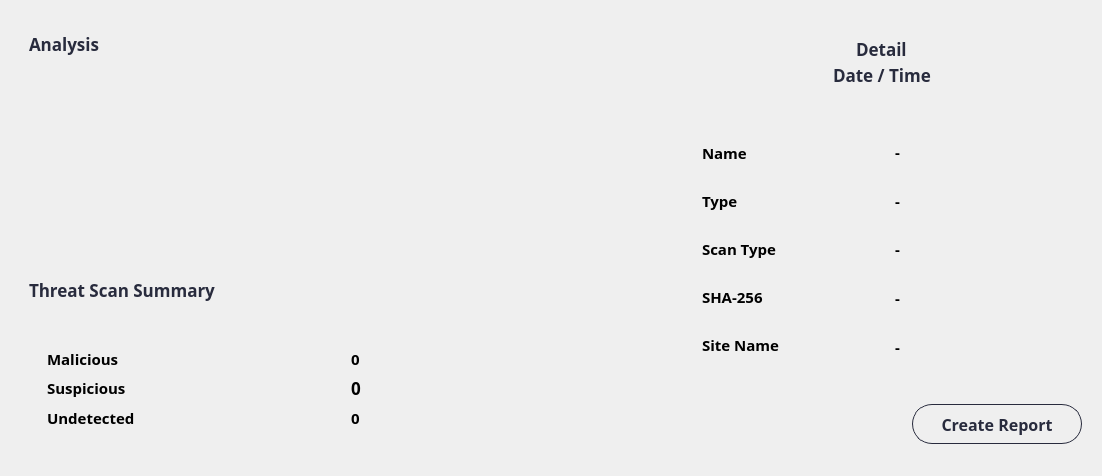
               <widget class="QWidget" name="widget_117" native="true">
                <layout class="QHBoxLayout" name="horizontalLayout_12">
                 <item>
                  <widget class="QWidget" name="widget_84" native="true">
                   <layout class="QVBoxLayout" name="verticalLayout_52">
                    <item alignment="Qt::AlignLeft">
                     <widget class="QWidget" name="widget_87" native="true">
                      <property name="minimumSize">
                       <size>
                        <width>0</width>
                        <height>0</height>
                       </size>
                      </property>
                      <layout class="QVBoxLayout" name="verticalLayout_70">
                       <item alignment="Qt::AlignLeft">
                        <widget class="QLabel" name="label_Analysis">
                         <property name="minimumSize">
                          <size>
                           <width>620</width>
                           <height>30</height>
                          </size>
                         </property>
                         <property name="font">
                          <font>
                           <family>Barlow</family>
                           <pointsize>13</pointsize>
                           <weight>75</weight>
                           <bold>true</bold>
                          </font>
                         </property>
                         <property name="styleSheet">
                          <string notr="true">	color: rgba(40,43,61,255) ;</string>
                         </property>
                         <property name="text">
                          <string>Analysis</string>
                         </property>
                        </widget>
                       </item>
                      </layout>
                     </widget>
                    </item>
                    <item>
                     <widget class="QWidget" name="widget_89" native="true">
                      <property name="minimumSize">
                       <size>
                        <width>0</width>
                        <height>0</height>
                       </size>
                      </property>
                      <property name="maximumSize">
                       <size>
                        <width>16777215</width>
                        <height>500</height>
                       </size>
                      </property>
                      <layout class="QVBoxLayout" name="verticalLayout_53">
                       <item>
                        <widget class="QWidget" name="widget_88" native="true">
                         <property name="font">
                          <font>
                           <family>Barlow</family>
                          </font>
                         </property>
                         <layout class="QVBoxLayout" name="verticalLayout_54">
                          <item alignment="Qt::AlignHCenter|Qt::AlignTop">
                           <widget class="QLabel" name="image_analysis">
                            <property name="minimumSize">
                             <size>
                              <width>150</width>
                              <height>150</height>
                             </size>
                            </property>
                            <property name="maximumSize">
                             <size>
                              <width>150</width>
                              <height>150</height>
                             </size>
                            </property>
                            <property name="styleSheet">
                             <string notr="true">border-radius: 20px;</string>
                            </property>
                            <property name="text">
                             <string/>
                            </property>
                            <property name="scaledContents">
                             <bool>true</bool>
                            </property>
                            <property name="alignment">
                             <set>Qt::AlignCenter</set>
                            </property>
                           </widget>
                          </item>
                         </layout>
                        </widget>
                       </item>
                      </layout>
                     </widget>
                    </item>
                    <item alignment="Qt::AlignLeft">
                     <widget class="QWidget" name="widget_116" native="true">
                      <property name="minimumSize">
                       <size>
                        <width>600</width>
                        <height>0</height>
                       </size>
                      </property>
                      <layout class="QVBoxLayout" name="verticalLayout_71">
                       <item>
                        <widget class="QLabel" name="label_Analysis_2">
                         <property name="minimumSize">
                          <size>
                           <width>620</width>
                           <height>30</height>
                          </size>
                         </property>
                         <property name="font">
                          <font>
                           <family>Barlow</family>
                           <pointsize>13</pointsize>
                           <weight>75</weight>
                           <bold>true</bold>
                          </font>
                         </property>
                         <property name="styleSheet">
                          <string notr="true">	color: rgba(40,43,61,255) ;</string>
                         </property>
                         <property name="text">
                          <string>Threat Scan Summary</string>
                         </property>
                        </widget>
                       </item>
                      </layout>
                     </widget>
                    </item>
                    <item>
                     <widget class="QWidget" name="widget_33" native="true">
                      <layout class="QVBoxLayout" name="verticalLayout_40">
                       <item>
                        <widget class="QWidget" name="widget_97" native="true">
                         <layout class="QHBoxLayout" name="horizontalLayout_15">
                          <item>
                           <widget class="QWidget" name="widget_98" native="true">
                            <property name="minimumSize">
                             <size>
                              <width>100</width>
                              <height>100</height>
                             </size>
                            </property>
                            <layout class="QVBoxLayout" name="verticalLayout_61">
                             <item>
                              <widget class="QLabel" name="label_malicious">
                               <property name="minimumSize">
                                <size>
                                 <width>0</width>
                                 <height>0</height>
                                </size>
                               </property>
                               <property name="font">
                                <font>
                                 <family>Barlow</family>
                                 <pointsize>11</pointsize>
                                 <weight>75</weight>
                                 <bold>true</bold>
                                </font>
                               </property>
                               <property name="styleSheet">
                                <string notr="true">color: rgba(0,0,0,255) ;</string>
                               </property>
                               <property name="text">
                                <string>Malicious</string>
                               </property>
                              </widget>
                             </item>
                             <item>
                              <widget class="QLabel" name="label_suspicious">
                               <property name="minimumSize">
                                <size>
                                 <width>0</width>
                                 <height>0</height>
                                </size>
                               </property>
                               <property name="font">
                                <font>
                                 <family>Barlow</family>
                                 <pointsize>11</pointsize>
                                 <weight>75</weight>
                                 <bold>true</bold>
                                </font>
                               </property>
                               <property name="styleSheet">
                                <string notr="true">color: rgba(0,0,0,255) ;</string>
                               </property>
                               <property name="text">
                                <string>Suspicious</string>
                               </property>
                              </widget>
                             </item>
                             <item>
                              <widget class="QLabel" name="label_undetected">
                               <property name="minimumSize">
                                <size>
                                 <width>0</width>
                                 <height>0</height>
                                </size>
                               </property>
                               <property name="font">
                                <font>
                                 <family>Barlow</family>
                                 <pointsize>11</pointsize>
                                 <weight>75</weight>
                                 <bold>true</bold>
                                </font>
                               </property>
                               <property name="styleSheet">
                                <string notr="true">color: rgba(0,0,0,255) ;</string>
                               </property>
                               <property name="text">
                                <string>Undetected</string>
                               </property>
                              </widget>
                             </item>
                            </layout>
                           </widget>
                          </item>
                          <item>
                           <widget class="QWidget" name="widget_99" native="true">
                            <property name="font">
                             <font>
                              <pointsize>11</pointsize>
                             </font>
                            </property>
                            <layout class="QVBoxLayout" name="verticalLayout_63">
                             <item>
                              <widget class="QLabel" name="label_maliciousResult">
                               <property name="font">
                                <font>
                                 <family>Barlow</family>
                                 <pointsize>11</pointsize>
                                 <weight>75</weight>
                                 <bold>true</bold>
                                </font>
                               </property>
                               <property name="styleSheet">
                                <string notr="true">color: rgba(0,0,0,255) ;</string>
                               </property>
                               <property name="text">
                                <string>0</string>
                               </property>
                              </widget>
                             </item>
                             <item>
                              <widget class="QLabel" name="label_suspiciousResult">
                               <property name="font">
                                <font>
                                 <family>Barlow</family>
                                 <pointsize>13</pointsize>
                                 <weight>75</weight>
                                 <bold>true</bold>
                                </font>
                               </property>
                               <property name="styleSheet">
                                <string notr="true">color: rgba(0,0,0,255) ;</string>
                               </property>
                               <property name="text">
                                <string>0</string>
                               </property>
                              </widget>
                             </item>
                             <item>
                              <widget class="QLabel" name="label_undetectedResult">
                               <property name="font">
                                <font>
                                 <family>Barlow</family>
                                 <pointsize>11</pointsize>
                                 <weight>75</weight>
                                 <bold>true</bold>
                                </font>
                               </property>
                               <property name="styleSheet">
                                <string notr="true">color: rgba(0,0,0,255) ;</string>
                               </property>
                               <property name="text">
                                <string>0</string>
                               </property>
                              </widget>
                             </item>
                            </layout>
                           </widget>
                          </item>
                         </layout>
                        </widget>
                       </item>
                      </layout>
                     </widget>
                    </item>
                   </layout>
                  </widget>
                 </item>
                 <item>
                  <widget class="QWidget" name="widget_85" native="true">
                   <layout class="QVBoxLayout" name="verticalLayout_55">
                    <item alignment="Qt::AlignHCenter">
                     <widget class="QWidget" name="widget_91" native="true">
                      <property name="minimumSize">
                       <size>
                        <width>400</width>
                        <height>65</height>
                       </size>
                      </property>
                      <property name="maximumSize">
                       <size>
                        <width>400</width>
                        <height>65</height>
                       </size>
                      </property>
                      <property name="font">
                       <font>
                        <family>Barlow</family>
                       </font>
                      </property>
                      <property name="styleSheet">
                       <string notr="true">color: rgba(40,43,61,255) ;</string>
                      </property>
                      <layout class="QVBoxLayout" name="verticalLayout_56">
                       <item alignment="Qt::AlignHCenter">
                        <widget class="QLabel" name="label_scanDetail">
                         <property name="font">
                          <font>
                           <family>Barlow</family>
                           <pointsize>13</pointsize>
                           <weight>75</weight>
                           <bold>true</bold>
                          </font>
                         </property>
                         <property name="styleSheet">
                          <string notr="true">	color: rgba(40,43,61,255) ;</string>
                         </property>
                         <property name="text">
                          <string>Detail</string>
                         </property>
                        </widget>
                       </item>
                       <item alignment="Qt::AlignHCenter">
                        <widget class="QLabel" name="label_dateTimeDetail">
                         <property name="font">
                          <font>
                           <family>Barlow</family>
                           <pointsize>13</pointsize>
                           <weight>75</weight>
                           <bold>true</bold>
                          </font>
                         </property>
                         <property name="styleSheet">
                          <string notr="true">	color: rgba(40,43,61,255) ;</string>
                         </property>
                         <property name="text">
                          <string>Date / Time</string>
                         </property>
                        </widget>
                       </item>
                      </layout>
                     </widget>
                    </item>
                    <item>
                     <widget class="QWidget" name="widget_92" native="true">
                      <property name="minimumSize">
                       <size>
                        <width>0</width>
                        <height>250</height>
                       </size>
                      </property>
                      <property name="maximumSize">
                       <size>
                        <width>16777215</width>
                        <height>280</height>
                       </size>
                      </property>
                      <layout class="QHBoxLayout" name="horizontalLayout_37">
                       <property name="spacing">
                        <number>7</number>
                       </property>
                       <item>
                        <widget class="QWidget" name="widget_94" native="true">
                         <property name="minimumSize">
                          <size>
                           <width>0</width>
                           <height>0</height>
                          </size>
                         </property>
                         <property name="font">
                          <font>
                           <family>Barlow</family>
                           <pointsize>11</pointsize>
                           <weight>75</weight>
                           <bold>true</bold>
                          </font>
                         </property>
                         <property name="styleSheet">
                          <string notr="true">	color: rgba(40,43,61,255) ;	color: rgba(40,43,61,255) ;</string>
                         </property>
                         <layout class="QVBoxLayout" name="verticalLayout_57">
                          <property name="spacing">
                           <number>0</number>
                          </property>
                          <property name="leftMargin">
                           <number>11</number>
                          </property>
                          <property name="topMargin">
                           <number>11</number>
                          </property>
                          <property name="bottomMargin">
                           <number>11</number>
                          </property>
                          <item>
                           <widget class="QLabel" name="label_namefile">
                            <property name="font">
                             <font>
                              <family>Barlow</family>
                              <pointsize>11</pointsize>
                              <weight>75</weight>
                              <bold>true</bold>
                             </font>
                            </property>
                            <property name="styleSheet">
                             <string notr="true">color: rgba(0,0,0,255) ;</string>
                            </property>
                            <property name="text">
                             <string>Name</string>
                            </property>
                           </widget>
                          </item>
                          <item>
                           <widget class="QLabel" name="label_typeFile">
                            <property name="font">
                             <font>
                              <family>Barlow</family>
                              <pointsize>11</pointsize>
                              <weight>75</weight>
                              <bold>true</bold>
                             </font>
                            </property>
                            <property name="styleSheet">
                             <string notr="true">color: rgba(0,0,0,255) ;</string>
                            </property>
                            <property name="text">
                             <string>Type</string>
                            </property>
                           </widget>
                          </item>
                          <item>
                           <widget class="QLabel" name="label_typeScan">
                            <property name="font">
                             <font>
                              <family>Barlow</family>
                              <pointsize>11</pointsize>
                              <weight>75</weight>
                              <bold>true</bold>
                             </font>
                            </property>
                            <property name="styleSheet">
                             <string notr="true">color: rgba(0,0,0,255) ;</string>
                            </property>
                            <property name="text">
                             <string>Scan Type</string>
                            </property>
                           </widget>
                          </item>
                          <item>
                           <widget class="QLabel" name="label_sha256">
                            <property name="font">
                             <font>
                              <family>Barlow</family>
                              <pointsize>11</pointsize>
                              <weight>75</weight>
                              <bold>true</bold>
                             </font>
                            </property>
                            <property name="styleSheet">
                             <string notr="true">color: rgba(0,0,0,255) ;</string>
                            </property>
                            <property name="text">
                             <string>SHA-256</string>
                            </property>
                           </widget>
                          </item>
                          <item>
                           <widget class="QLabel" name="label_siteName">
                            <property name="font">
                             <font>
                              <family>Barlow</family>
                              <pointsize>11</pointsize>
                              <weight>75</weight>
                              <bold>true</bold>
                             </font>
                            </property>
                            <property name="styleSheet">
                             <string notr="true">color: rgba(0,0,0,255) ;</string>
                            </property>
                            <property name="text">
                             <string>Site Name</string>
                            </property>
                           </widget>
                          </item>
                         </layout>
                        </widget>
                       </item>
                       <item>
                        <widget class="QWidget" name="widget_95" native="true">
                         <property name="font">
                          <font>
                           <pointsize>11</pointsize>
                          </font>
                         </property>
                         <layout class="QVBoxLayout" name="verticalLayout_58">
                          <property name="spacing">
                           <number>0</number>
                          </property>
                          <item>
                           <widget class="QLabel" name="label_namefileResult">
                            <property name="font">
                             <font>
                              <family>Barlow</family>
                              <pointsize>11</pointsize>
                              <weight>75</weight>
                              <bold>true</bold>
                             </font>
                            </property>
                            <property name="styleSheet">
                             <string notr="true">color: rgba(0,0,0,255) ;</string>
                            </property>
                            <property name="text">
                             <string>-</string>
                            </property>
                           </widget>
                          </item>
                          <item>
                           <widget class="QLabel" name="label_typeFileResult">
                            <property name="font">
                             <font>
                              <family>Barlow</family>
                              <pointsize>11</pointsize>
                              <weight>75</weight>
                              <bold>true</bold>
                             </font>
                            </property>
                            <property name="styleSheet">
                             <string notr="true">color: rgba(0,0,0,255) ;</string>
                            </property>
                            <property name="text">
                             <string>-</string>
                            </property>
                           </widget>
                          </item>
                          <item>
                           <widget class="QLabel" name="label_typeScanResult">
                            <property name="font">
                             <font>
                              <family>Barlow</family>
                              <pointsize>11</pointsize>
                              <weight>75</weight>
                              <bold>true</bold>
                             </font>
                            </property>
                            <property name="styleSheet">
                             <string notr="true">color: rgba(0,0,0,255) ;</string>
                            </property>
                            <property name="text">
                             <string>-</string>
                            </property>
                           </widget>
                          </item>
                          <item>
                           <widget class="QLabel" name="label_sha256Result">
                            <property name="font">
                             <font>
                              <family>Barlow</family>
                              <pointsize>11</pointsize>
                              <weight>75</weight>
                              <bold>true</bold>
                             </font>
                            </property>
                            <property name="styleSheet">
                             <string notr="true">color: rgba(0,0,0,255) ;</string>
                            </property>
                            <property name="text">
                             <string>-</string>
                            </property>
                           </widget>
                          </item>
                          <item>
                           <widget class="QLabel" name="label_siteNameResult">
                            <property name="font">
                             <font>
                              <family>Barlow</family>
                              <pointsize>11</pointsize>
                              <weight>75</weight>
                              <bold>true</bold>
                             </font>
                            </property>
                            <property name="styleSheet">
                             <string notr="true">color: rgba(0,0,0,255) ;</string>
                            </property>
                            <property name="text">
                             <string>-</string>
                            </property>
                           </widget>
                          </item>
                         </layout>
                        </widget>
                       </item>
                      </layout>
                     </widget>
                    </item>
                    <item alignment="Qt::AlignRight">
                     <widget class="QPushButton" name="btn_createReport">
                      <property name="minimumSize">
                       <size>
                        <width>170</width>
                        <height>40</height>
                       </size>
                      </property>
                      <property name="maximumSize">
                       <size>
                        <width>150</width>
                        <height>40</height>
                       </size>
                      </property>
                      <property name="font">
                       <font>
                        <family>Barlow</family>
                        <pointsize>12</pointsize>
                        <weight>75</weight>
                        <bold>true</bold>
                       </font>
                      </property>
                      <property name="cursor">
                       <cursorShape>PointingHandCursor</cursorShape>
                      </property>
                      <property name="styleSheet">
                       <string notr="true">QPushButton {    
    border: 1px solid rgba(40,43,61,255) ;
    border-radius: 20px;
    padding: 5px 10px;
	color: rgba(40,43,61,255) ;
}

QPushButton:hover {
    background-color: ;
}
</string>
                      </property>
                      <property name="text">
                       <string>Create Report</string>
                      </property>
                     </widget>
                    </item>
                   </layout>
                  </widget>
                 </item>
                </layout>
               </widget>
